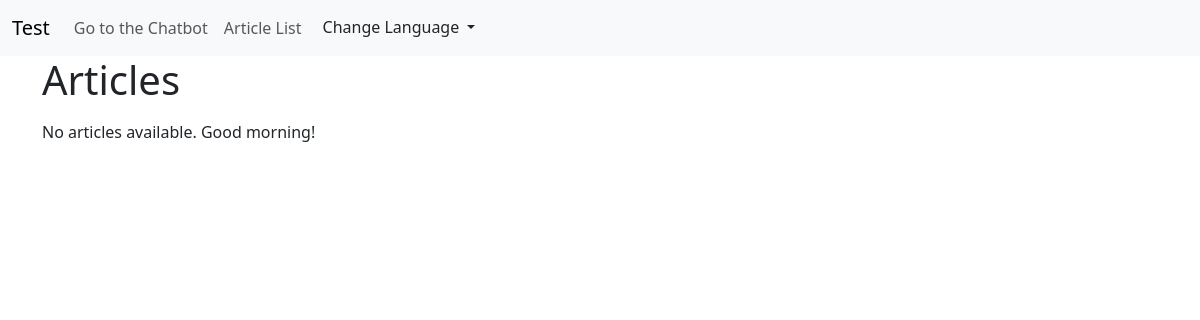
/en/articles/, run on an earlier commit of the app's database.
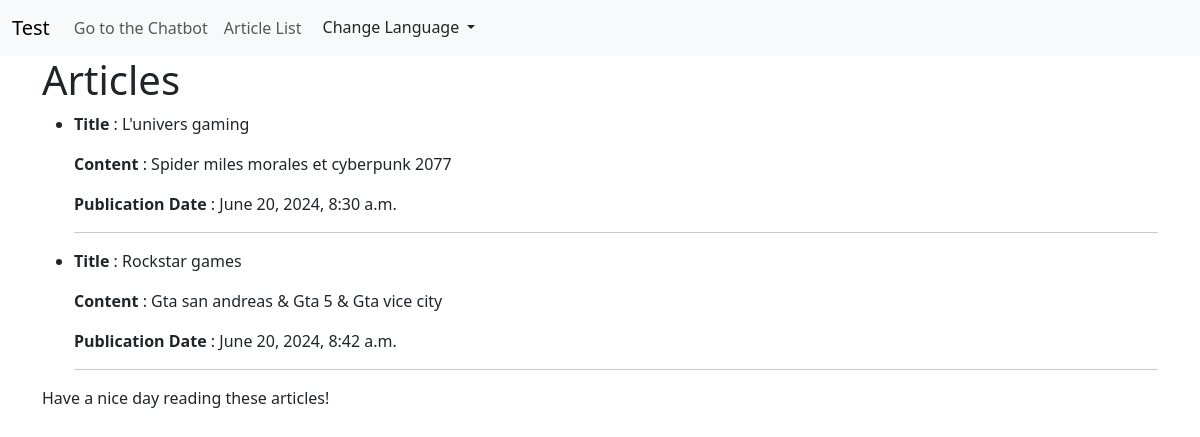
And on a later commit of the database.
### main/models.py (models this page shows, shortened)
class Article(models.Model):
    title = models.CharField(max_length=200)
    content = models.TextField()
    publication_date = models.DateTimeField(default=timezone.now)

### main/views.py (the view)
# urls.py: path('articles/', views.article_list, name='article_list'),
def article_list(request):
    articles = Article.objects.all()
    return render(request, 'article_liste.html', {'articles': articles})

### main/templates/article_liste.html (shortened to what this page needs)
{% extends 'base.html' %}
{% load i18n %}
{% block content %}
<!DOCTYPE html>
<html lang="en" dir="{% trans 'dir' %}">
<head>
</head>
<body>
    <div class="container">
    <h1>{% trans "Articles" %}</h1>
    <ul>
        {% for article in articles %}
            <li>
                <p><strong>{% trans "Title" %}</strong> : {{ article.title }}</p>
                <p><strong>{% trans "Content" %}</strong> : {{ article.content }}</p>
                <p><strong>{% trans "Publication Date" %}</strong> : {{ article.publication_date }}</p>
            </li>
            <hr>
        {% endfor %}
    </ul>
    {% if articles %}
    <p>{% trans "Have a nice day reading these articles!" %}</p>
    {% else %}
        <p>{% trans "No articles available. Good morning!" %}</p>
    {% endif %}
    </div>
</body>
</html>
{% endblock %}

### main/templates/base.html (shortened to what this page needs)
{% load i18n %}
<!doctype html>
<html lang="en" dir="{% trans 'dir' %}">
<head>
    <link href="https://cdn.jsdelivr.net/npm/bootstrap@5.3.1/dist/css/bootstrap.min.css" rel="stylesheet">
</head>
<body>
    {% include 'navbar.html' %}
    {% block content %}{% endblock %}
</body>
</html>

### main/templates/navbar.html (shortened to what this page needs)
{% load i18n %}
<header>
    <nav class="navbar navbar-expand-lg bg-body-tertiary">
        <div class="container-fluid">
            <a class="navbar-brand" href="{% url 'index' %}">{% trans "Test " %}</a>
            <div class="collapse navbar-collapse" id="navbarNav">
                <ul class="navbar-nav">
                    <li class="nav-item">
                        <a class="nav-link" aria-current="page" href="{% url 'chatbot' %}">{% trans 'Go to the Chatbot' %}</a>
                    </li>
                    <li class="nav-item">
                        <a class="nav-link" href="{% url 'article_list' %}">{% trans 'Article List' %}</a>
                    </li>
                    <div class="dropdown me-auto">
                        <button class="btn dropdown-toggle" type="button" data-bs-toggle="dropdown" aria-expanded="false">
                            {% trans 'Change Language' %}
                        </button>
                    </div>
                </ul>
            </div>
        </div>
    </nav>
</header>

What changed in the data, as far as the page shows it:
added Article: title "L'univers gaming", content "Spider miles morales et cyberpunk 2077", publication_date "June 20, 2024, 8:30 a.m."
added Article: title "Rockstar games", content "Gta san andreas & Gta 5 & Gta vice city", publication_date "June 20, 2024, 8:42 a.m."
Also different on the page:
text no longer shown: "No articles available. Good morning!"
text now shown: "Have a nice day reading these articles!"
